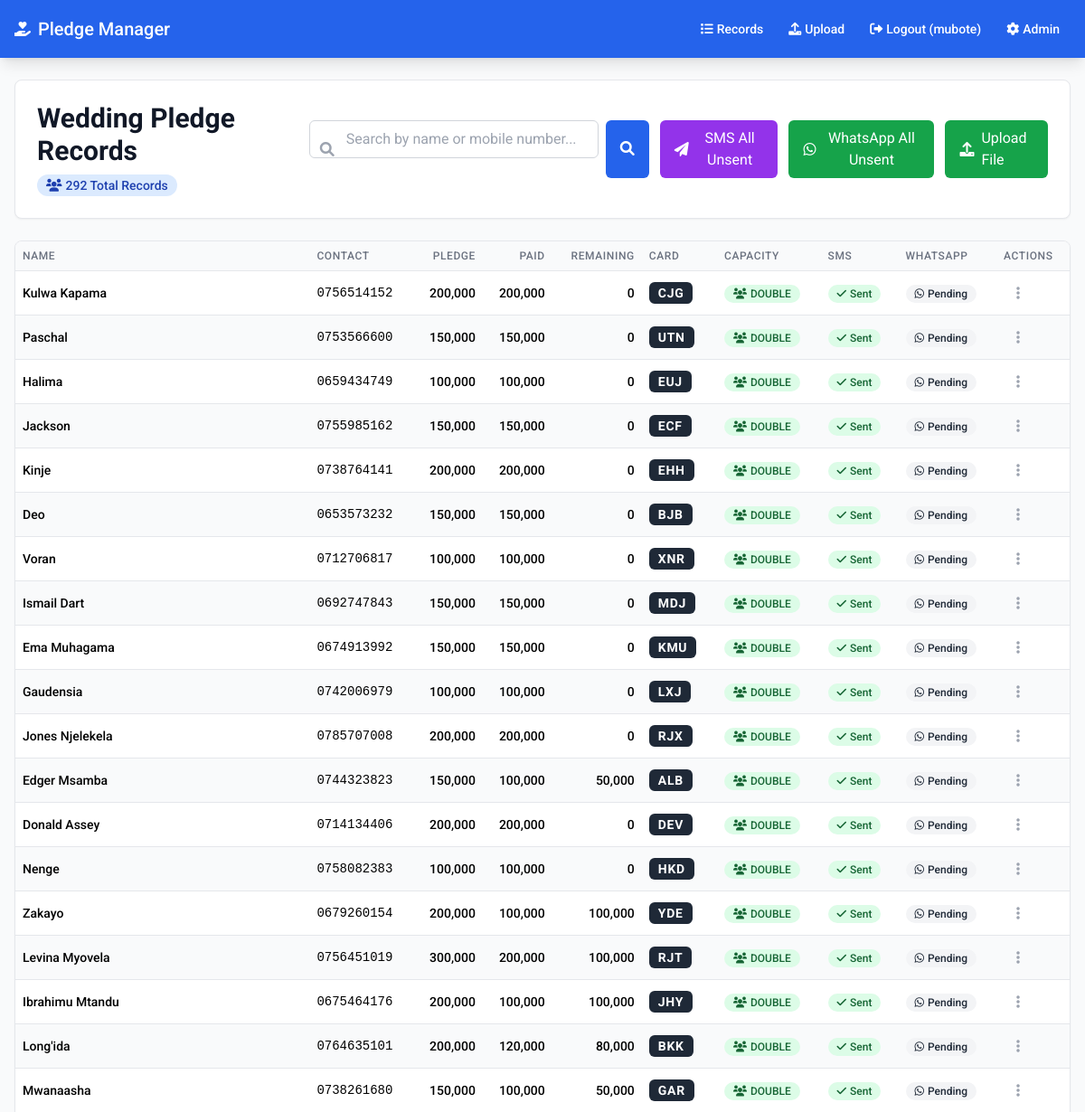
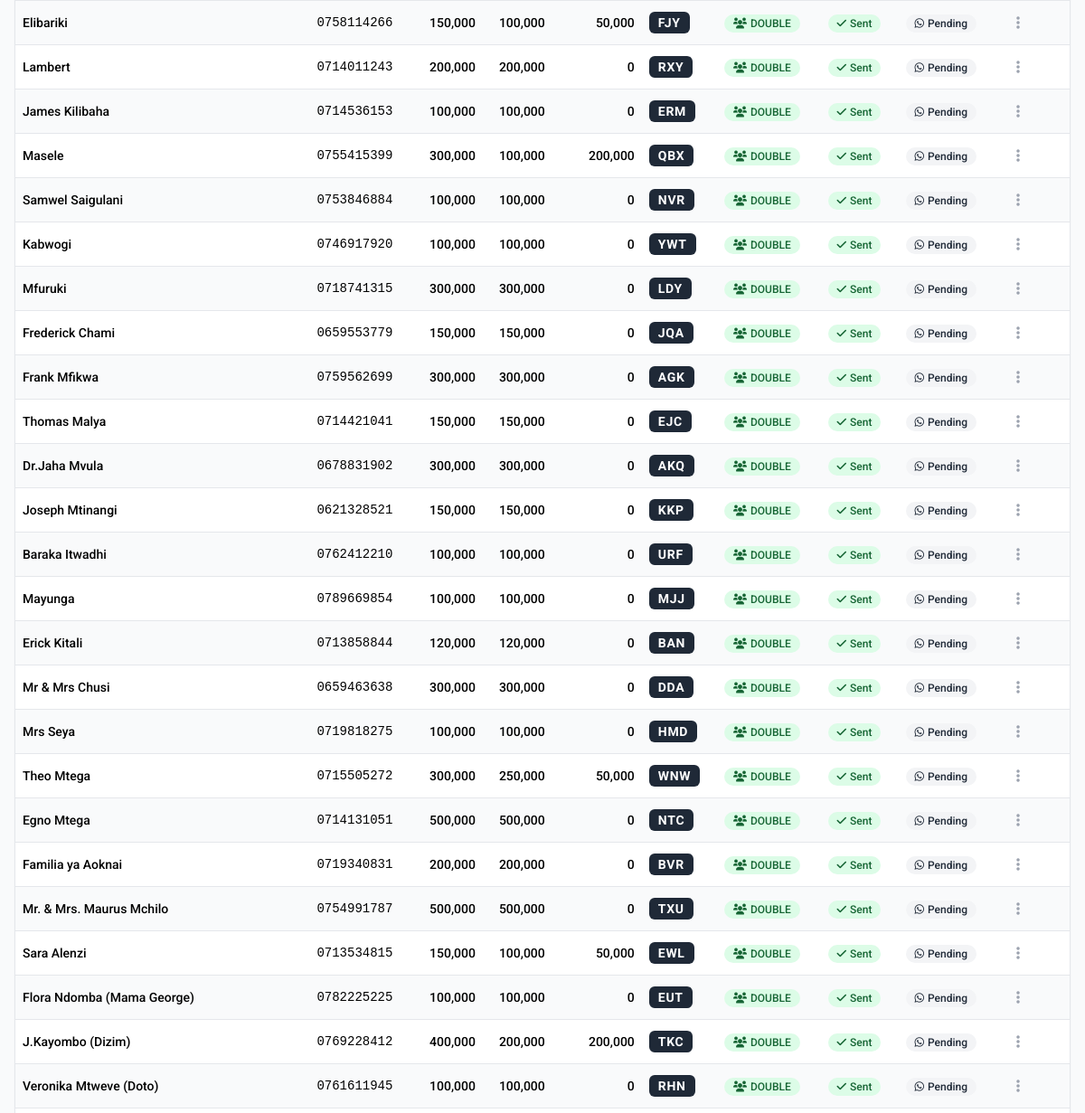
Page /?page=4 (signed in, upper part) on the earlier database version (2 pictures, top to bottom).
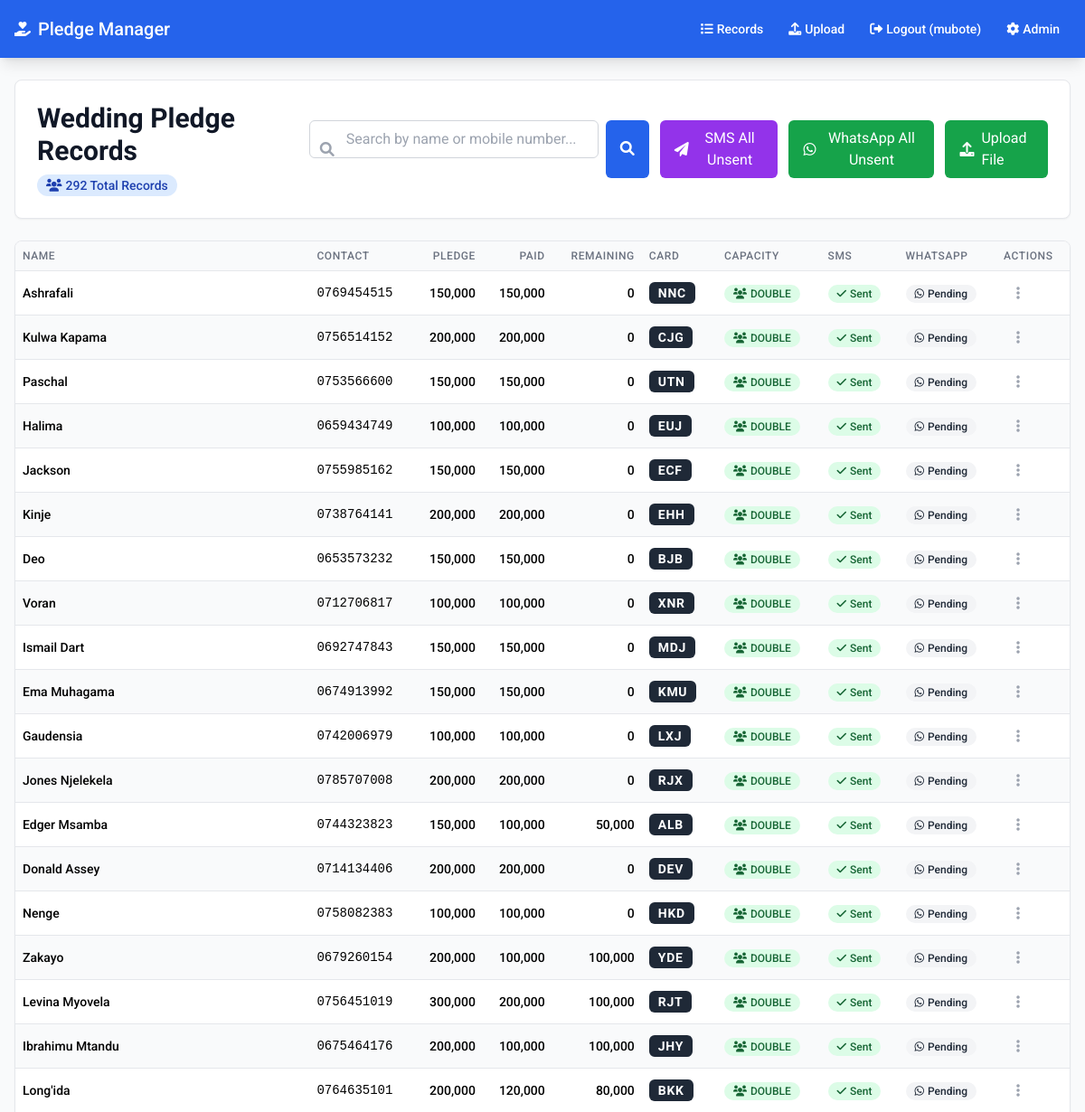
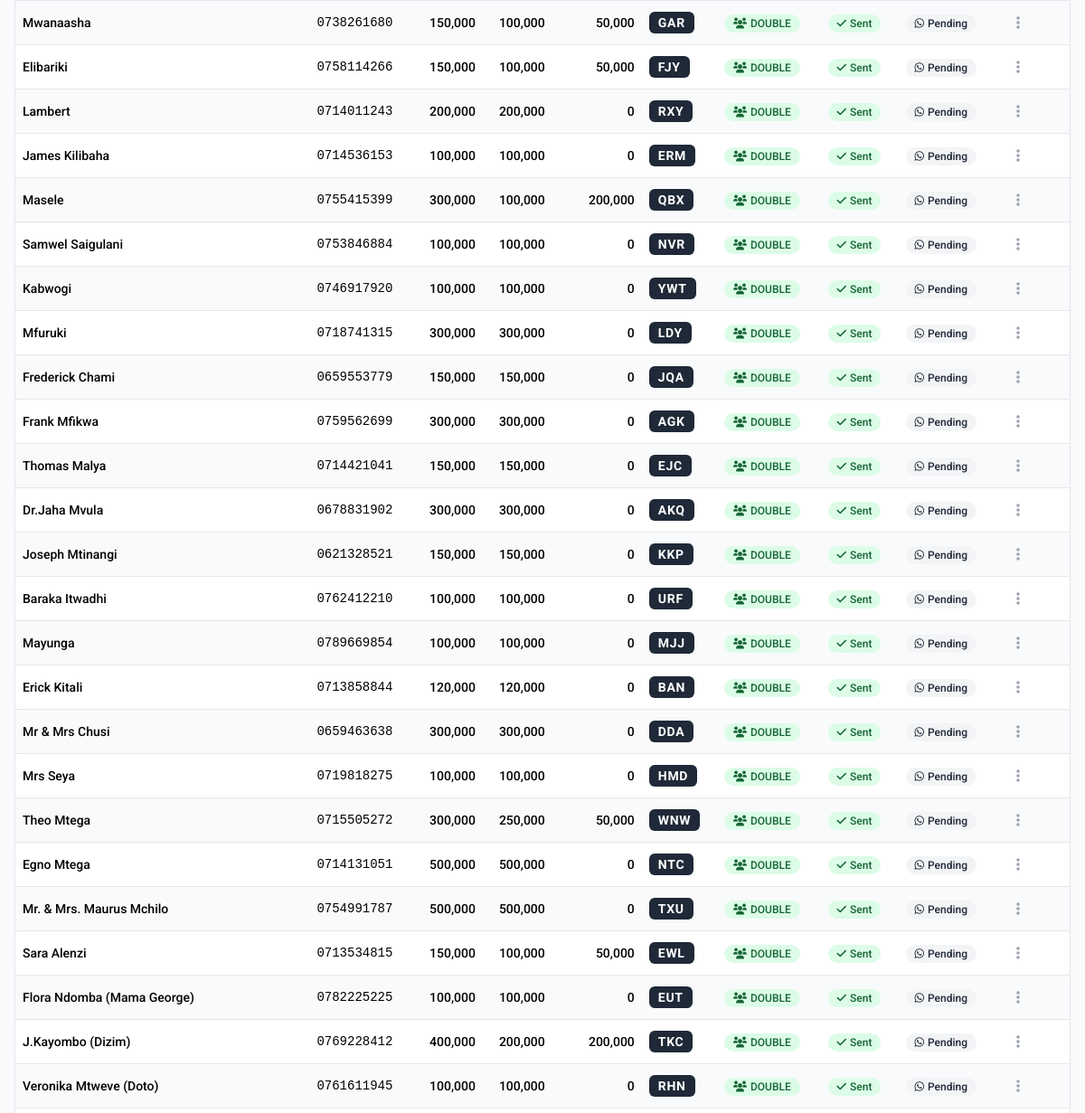
Same page on the later database version (2 pictures, top to bottom).
### pledges/models.py (models this page shows, shortened)
class PledgeRecord(models.Model):
    id = models.UUIDField(primary_key=True, default=uuid.uuid4, editable=False)
    mobile_number = models.CharField(max_length=15, unique=True, help_text="Mobile number (Unique)")
    name = models.CharField(max_length=255, help_text="Person's name")
    pledge = models.DecimalField(max_digits=10, decimal_places=2, default=0, help_text="Pledged amount")
    paid = models.DecimalField(max_digits=10, decimal_places=2, default=0, help_text="Amount paid")
    remaining = models.DecimalField(max_digits=10, decimal_places=2, default=0, help_text="Remaining amount")
    card_capacity = models.IntegerField(default=0, help_text="Card capacity (0, 1, or 2 based on paid amount)")
    card_code = models.CharField(max_length=3, unique=True, blank=True, null=True, default='', help_text="Unique 3-letter card identification code")
    invitation_image_url = models.URLField(blank=True, null=True, help_text="URL of the generated invitation image")
    normal_message_sent = models.BooleanField(default=False, help_text="Normal message sent status")
    whatsapp_sent = models.BooleanField(default=False, help_text="WhatsApp message sent status")
    created_at = models.DateTimeField(auto_now_add=True)
    updated_at = models.DateTimeField(auto_now=True)
    class Meta:
        verbose_name = "Pledge Record"
        verbose_name_plural = "Pledge Records"
        ordering = ['-updated_at']

### pledges/views.py (the view)
# urls.py: path('', views.PledgeListView.as_view(), name='pledge_list'),
class PledgeListView(LoginRequiredMixin, ListView):
    model = PledgeRecord
    template_name = 'pledges/list.html'
    context_object_name = 'pledges'
    paginate_by = 50
    def get_queryset(self):
        queryset = super().get_queryset()
        search_query = self.request.GET.get('search', '').strip()
        if search_query:
            queryset = queryset.filter(
                name__icontains=search_query
            ) | queryset.filter(
                mobile_number__icontains=search_query
            )
        return queryset
    def get_context_data(self, **kwargs):
        context = super().get_context_data(**kwargs)
        context['search'] = self.request.GET.get('search', '')
        return context

### pledges/templates/pledges/list.html (shortened to what the changed rows need)
{% extends 'pledges/base.html' %}
{% load humanize %}
{% block content %}
<div class="sticky top-0 z-10 bg-white rounded-lg shadow-sm border border-gray-200 p-6 mb-6">
    <div class="flex flex-col md:flex-row md:items-center md:justify-between space-y-4 md:space-y-0">
        <div>
            <h1 class="text-3xl font-bold text-gray-900">Wedding Pledge Records</h1>
        </div>
    </div>
</div>
{% if pledges %}
<div class="bg-white rounded-lg shadow-sm border border-gray-200 overflow-hidden">
    <div class="overflow-x-auto">
        <table class="min-w-full divide-y divide-gray-200">
            <thead class="bg-gray-50">
                <tr>
                    <th class="px-2 py-2 text-left text-xs font-medium text-gray-500 uppercase tracking-wider">Name</th>
                    <th class="px-2 py-2 text-left text-xs font-medium text-gray-500 uppercase tracking-wider">Contact</th>
                    <th class="px-2 py-2 text-right text-xs font-medium text-gray-500 uppercase tracking-wider">Pledge</th>
                    <th class="px-2 py-2 text-right text-xs font-medium text-gray-500 uppercase tracking-wider">Paid</th>
                    <th class="px-2 py-2 text-right text-xs font-medium text-gray-500 uppercase tracking-wider">Remaining</th>
                    <th class="px-2 py-2 text-left text-xs font-medium text-gray-500 uppercase tracking-wider">Card</th>
                    <th class="px-2 py-2 text-left text-xs font-medium text-gray-500 uppercase tracking-wider">Capacity</th>
                    <th class="px-2 py-2 text-left text-xs font-medium text-gray-500 uppercase tracking-wider">SMS</th>
                    <th class="px-2 py-2 text-left text-xs font-medium text-gray-500 uppercase tracking-wider">WhatsApp</th>
                    <th class="px-2 py-2 text-left text-xs font-medium text-gray-500 uppercase tracking-wider">Actions</th>
                </tr>
            </thead>
            <tbody class="bg-white divide-y divide-gray-200">
                {% for pledge in pledges %}
                <tr class="{% cycle 'bg-white' 'bg-gray-50' %} hover:bg-blue-50 transition-colors">
                    <td class="px-2 py-2">
                        <div class="text-sm font-medium text-black">{{ pledge.name }}</div>
                    </td>
                    <td class="px-2 py-2">
                        <div class="text-sm text-black font-mono">{{ pledge.mobile_number }}</div>
                    </td>
                    <td class="px-2 py-2 text-right">
                        <div class="text-sm font-medium text-black">{{ pledge.pledge|floatformat:0|intcomma }}</div>
                    </td>
                    <td class="px-2 py-2 text-right">
                        <div class="text-sm font-medium text-black">{{ pledge.paid|floatformat:0|intcomma }}</div>
                    </td>
                    <td class="px-2 py-2 text-right">
                        <div class="text-sm font-medium text-black">
                            {{ pledge.remaining|floatformat:0|intcomma }}
                        </div>
                    </td>
                    <td class="px-2 py-2">
                        <span class="inline-flex items-center px-2.5 py-0.5 rounded-md text-sm font-bold bg-gray-800 text-white tracking-wider">
                            {{ pledge.card_code }}
                        </span>
                    </td>
                    <td class="px-2 py-2">
                        <span class="inline-flex items-center px-2.5 py-0.5 rounded-full text-xs font-medium
                            {% if pledge.card_capacity == 2 %}bg-green-100 text-green-800
                            {% elif pledge.card_capacity == 1 %}bg-yellow-100 text-yellow-800
                            {% else %}bg-gray-100 text-gray-800{% endif %}">
                            <i class="fas fa-users mr-1"></i>
                            {% if pledge.card_capacity == 2 %}
                                DOUBLE
                            {% elif pledge.card_capacity == 1 %}
                                SINGLE
                            {% else %}
                                NO ACCESS
                            {% endif %}
                        </span>
                    </td>
                    <td class="px-2 py-2">
                        {% if pledge.normal_message_sent %}
                            <span class="inline-flex items-center px-2.5 py-0.5 rounded-full text-xs font-medium bg-green-100 text-green-800">
                                <i class="fas fa-check mr-1"></i> Sent
                            </span>
                        {% else %}
                            <span class="inline-flex items-center px-2.5 py-0.5 rounded-full text-xs font-medium bg-gray-100 text-gray-800">
                                <i class="fas fa-clock mr-1"></i> Pending
                            </span>
                        {% endif %}
                    </td>
                    <td class="px-2 py-2">
                        {% if pledge.whatsapp_sent %}
                            <span class="inline-flex items-center px-2.5 py-0.5 rounded-full text-xs font-medium bg-green-100 text-green-800">
                                <i class="fab fa-whatsapp mr-1"></i> Sent
                            </span>
                        {% else %}
                            <span class="inline-flex items-center px-2.5 py-0.5 rounded-full text-xs font-medium bg-gray-100 text-gray-800">
                                <i class="fab fa-whatsapp mr-1"></i> Pending
                            </span>
                        {% endif %}
                    </td>
                    <td class="px-2 py-2">
                        <div class="relative inline-block text-left">
                            <button type="button" class="inline-flex items-center justify-center w-8 h-8 text-gray-400 hover:text-gray-600 focus:outline-none focus:ring-2 focus:ring-offset-2 focus:ring-blue-500 rounded-full hover:bg-gray-100 transition-colors" onclick="toggleDropdown(event, '{{ pledge.id }}')" data-record-id="{{ pledge.id }}" data-record-name="{{ pledge.name }}">
                                <i class="fas fa-ellipsis-v"></i>
                            </button>
                        </div>
                    </td>
                </tr>
                {% endfor %}
            </tbody>
        </table>
    </div>
</div>
{% endif %}
{% endblock %}

Differences in the rows shown:
no longer on this page (row edited): PledgeRecord: name "Familia ya Aoknai", mobile_number "0719340831", pledge "200,000", paid "200,000", remaining "0", card_code "BVR", card_capacity "DOUBLE", normal_message_sent True (drawn), whatsapp_sent False (drawn)
now on this page (row unchanged): PledgeRecord: name "Ashrafali", mobile_number "0769454515", pledge "150,000", paid "150,000", remaining "0", card_code "NNC", card_capacity "DOUBLE", normal_message_sent True (drawn), whatsapp_sent False (drawn)
